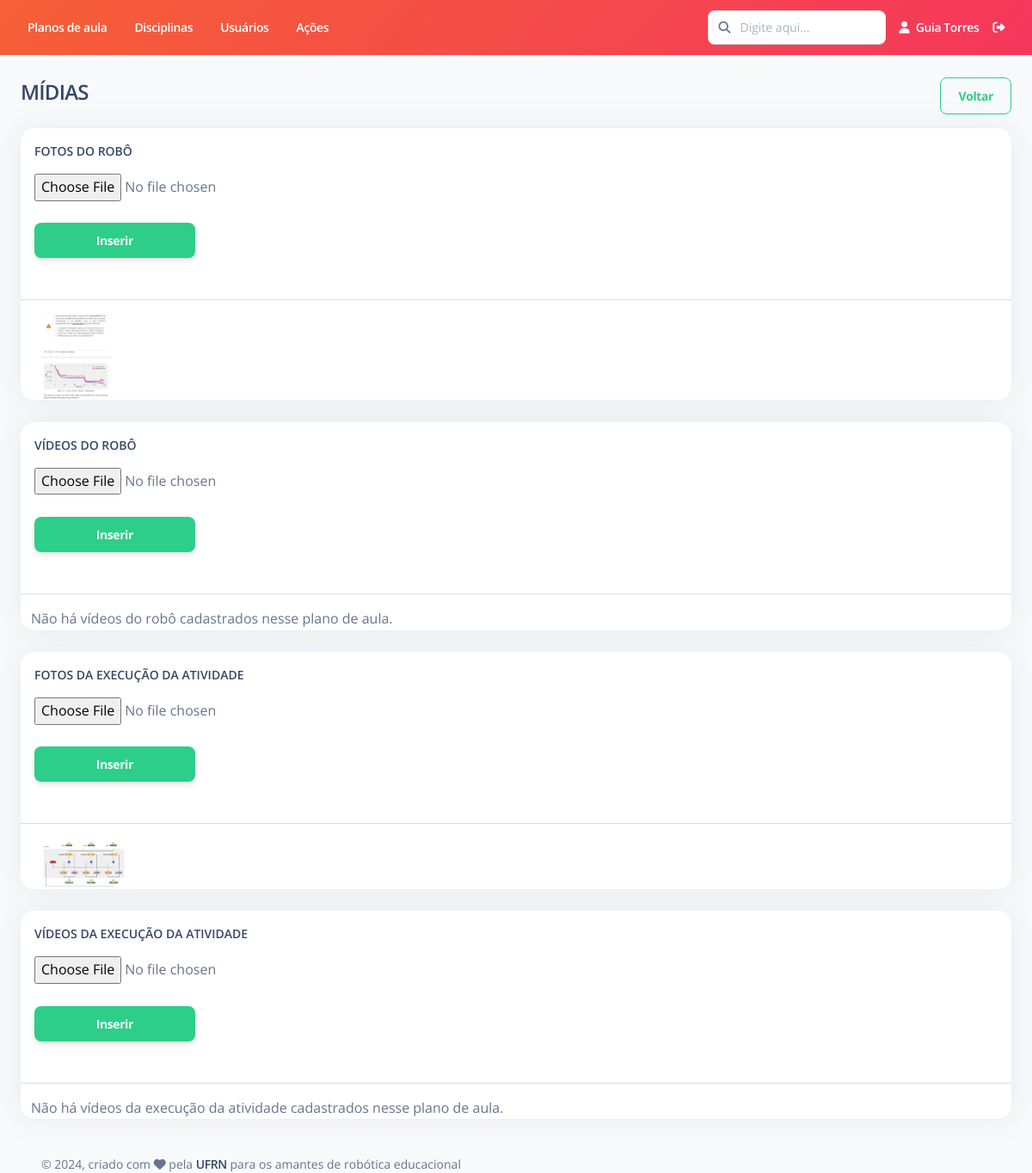
Page /plano-aula/editar-midia/2/ (signed in) on the earlier database version.
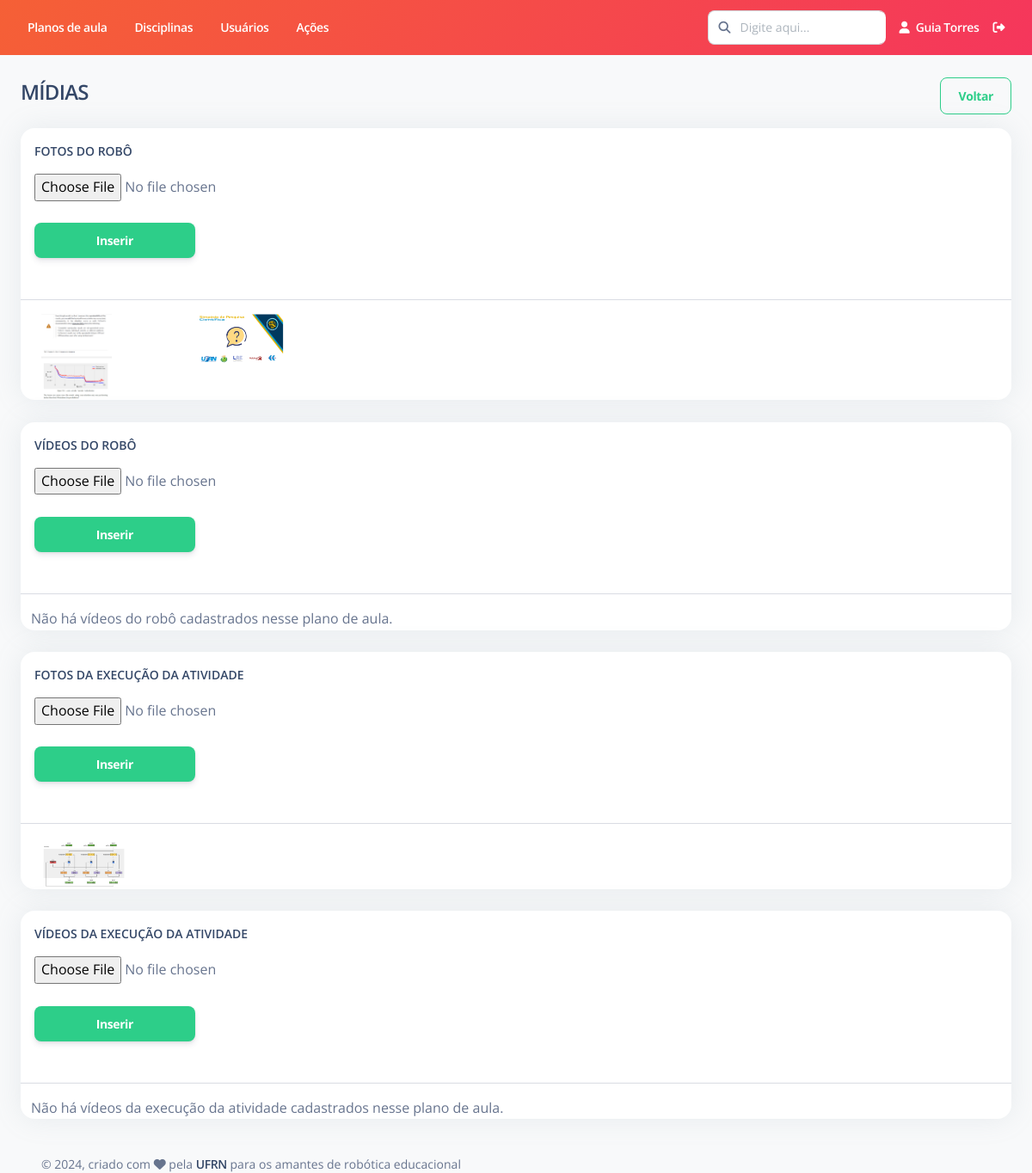
Same page on the later database version.
### PlanoAula/models.py (models this page shows, shortened)
class FotoRobo(models.Model):
    plano_aula = models.ForeignKey(PlanoAula, related_name='fotos_robo', on_delete=models.RESTRICT, verbose_name="Plano de aula")
    robo_foto = models.ImageField(upload_to=diretorio_plano_aula_midias, verbose_name="Fotos do robô")
    class Meta:
        ordering = ['-plano_aula__data_criacao']
        verbose_name = "Foto do robô"
        verbose_name_plural = "Fotos do robô"

class FotoExecucao(models.Model):
    plano_aula = models.ForeignKey(PlanoAula, related_name='fotos_execucao', on_delete=models.RESTRICT, verbose_name="Plano de aula")
    execucao_foto = models.ImageField(upload_to=diretorio_plano_aula_midias, verbose_name="Fotos da execução da atividade")
    class Meta:
        ordering = ['-plano_aula__data_criacao']
        verbose_name = "Foto da execução"
        verbose_name_plural = "Fotos da execução"

### PlanoAula/views.py (the view, shortened to what this page needs)
# urls.py: path('editar-midia/<int:pk>/', views.editar_midia, name='editar_midia'),
@login_required
def editar_midia(request, pk):
    plano_aula = PlanoAula.objects.get(id=pk)
    if (request.user.id == plano_aula.criador.id):
        robo_fotos = plano_aula.fotos_robo
        robo_videos = plano_aula.videos_robo
        execucao_fotos = plano_aula.fotos_execucao
        execucao_videos = plano_aula.videos_execucao
        informacoes =  {
            'plano_aula': plano_aula,
            'robo_fotos': robo_fotos,
            'robo_videos': robo_videos,
            'execucao_fotos': execucao_fotos,
            'execucao_videos': execucao_videos,
            'form_robo_fotos': forms.FormMidiasRoboFotos(),
            'form_robo_videos': forms.FormMidiasRoboVideos(),
            'form_execucao_fotos': forms.FormMidiasExecucaoFotos(),
            'form_execucao_videos': forms.FormMidiasExecucaoVideos(),
        }
        return render(request, "PlanoAula/editar_midias.html", informacoes)
    else:
        raise PermissionDenied()

### PlanoAula/forms.py
class FormMidiasRoboFotos(ModelForm):
    class Meta:
        model = FotoRobo
        fields = ('robo_foto',)
        widgets = {
            'robo_foto': forms.ClearableFileInput(attrs={'allow_multiple_selected': True}),
        }

class FormMidiasRoboVideos(ModelForm):
    class Meta:
        model = VideoRobo
        fields = ('robo_video',)
        widgets = {
            'robo_video': forms.ClearableFileInput(attrs={'allow_multiple_selected': True, 'accept': ".mp4, .avi, .wmv, .wkv, .mov"}),
        }

### templates/PlanoAula/editar_midias.html (shortened to what the changed rows need)
{% extends "Base/base.html" %}
{% load static %}
{% load bootstrap5 %}
{% load crispy_forms_tags %}
{% block conteudo %}
<br>
    <div class="card">
        <div class="container row">
            {% for foto in robo_fotos.all %}
                <div class="col-lg-2 col-md-4 col-6">
                    <a href="" data-bs-toggle="modal" data-bs-target="#modalMidia" data-bs-midia-pk="{{foto.pk}}" data-bs-tipo-midia="1"
                            data-bs-midia-url="{{foto.robo_foto.url}}" class="text-xxs">
                        <img src="{{ foto.robo_foto.url }}" style="max-height: 100px;max-width: 100px;object-fit: contain;"/>
                    </a>
                </div>
            {% empty %}
                Não há fotos do robô cadastradas nesse plano de aula.
            {% endfor %}
        </div>
    </div>
    <br>
    <br>
    <div class="card">
        <div class="container row">
            {% for foto in execucao_fotos.all %}
                <div class="col-lg-2 col-md-4 col-6">
                    <a href="" data-bs-toggle="modal" data-bs-target="#modalMidia" data-bs-midia-pk="{{foto.pk}}" data-bs-tipo-midia="3"
                            data-bs-midia-url="{{foto.execucao_foto.url}}" class="text-xxs">
                        <img src="{{ foto.execucao_foto.url }}" style="max-height: 100px;max-width: 100px;object-fit: contain;"/>
                    </a>
                </div>
            {% empty %}
                Não há fotos da execução da atividade cadastradas nesse plano de aula.
            {% endfor %}
        </div>
    </div>
    <br>
    <br>
{% endblock %}

Differences in the rows shown:
added FotoRobo: robo_foto (picture)
